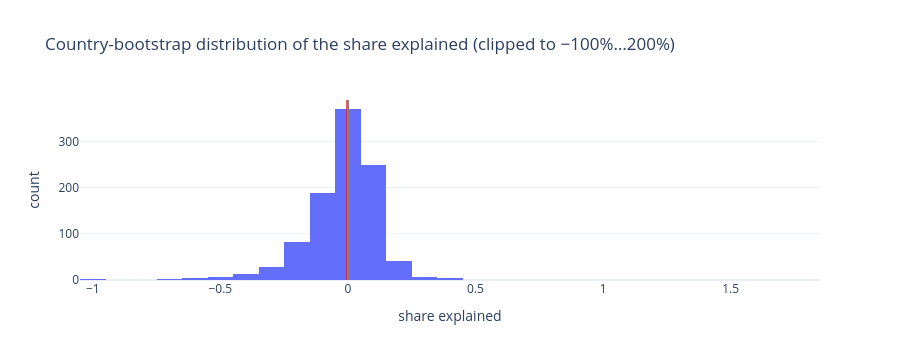

This figure's notebook cell:
### Markdown cell above
## 3 · Primary test: how much do sector, size and leverage explain?
Country bootstrap: resample the 34 countries with replacement, re-estimate the year-only and the composition models (steps 1 and 4), and record the share removed. The 95% interval shows how far this share can be trusted with only 34 countries.

### Code cell
ya, Xa = patsy.dmatrices("roa_pp ~ " + specs["1. fiscal year only"], dd, return_type="dataframe")
yd, Xd = patsy.dmatrices("roa_pp ~ " + specs["4. + leverage (equity ratio)"], dd, return_type="dataframe")
ya, yd = ya.values[:, 0], yd.values[:, 0]
ia, id_ = list(Xa.columns).index("dev_z"), list(Xd.columns).index("dev_z")
Xa, Xd = Xa.values, Xd.values
groups = {iso: np.flatnonzero(dd.iso3.values == iso) for iso in dd.iso3.unique()}
keys = list(groups)
rng = np.random.default_rng(0)
shares = []
for _ in range(999):
    idx = np.concatenate([groups[k] for k in rng.choice(keys, len(keys))])
    ba = np.linalg.lstsq(Xa[idx], ya[idx], rcond=None)[0][ia]
    bd = np.linalg.lstsq(Xd[idx], yd[idx], rcond=None)[0][id_]
    shares.append(1 - bd / ba if ba < 0 else np.nan)          # nothing to explain if the starting link is not negative
shares = np.array(shares)
ok = ~np.isnan(shares)
share = float(peel.loc["4. + leverage (equity ratio)", "share of the first coefficient removed"])
lo, hi = np.nanpercentile(shares, [2.5, 97.5])
p_boot = float((np.sum(shares[ok] <= 0) + 1) / (ok.sum() + 1))
print(f"Share of the development–ROA link explained by sector + size + leverage: {share:.0%} (95% interval {lo:.0%} to {hi:.0%}); one-sided bootstrap p (share ≤ 0) = {p_boot:.3f}; {ok.sum()} of 999 draws had a negative starting link.")
px.histogram(x=np.clip(shares[ok], -1, 2), nbins=50, title="Country-bootstrap distribution of the share explained (clipped to −100%…200%)", labels={"x": "share explained"}, height=360).add_vline(x=share, line_color="red").add_vline(x=0, line_color="grey")

### Figure 1 — Plotly figure (JSON) as saved in the notebook; plotly's stock layout.template omitted (floating-point values rounded to 4 significant figures; data arrays with more than 128 entries replaced by an {"elided": "..."} marker saying what was removed)
{"data": [{"bingroup": "x", "hovertemplate": "share explained=%{x}<br>count=%{y}<extra></extra>", "legendgroup": "", "marker": {"color": "#636efa", "pattern": {"shape": ""}}, "name": "", "nbinsx": 50, "orientation": "v", "showlegend": false, "type": "histogram", "x": {"elided": "999 float values"}, "xaxis": "x", "yaxis": "y"}], "layout": {"barmode": "relative", "height": 360, "legend": {"tracegroupgap": 0}, "shapes": [{"line": {"color": "red"}, "type": "line", "x0": -0.002317, "x1": -0.002317, "xref": "x", "y0": 0, "y1": 1, "yref": "y domain"}, {"line": {"color": "grey"}, "type": "line", "x0": 0, "x1": 0, "xref": "x", "y0": 0, "y1": 1, "yref": "y domain"}], "title": {"text": "Country-bootstrap distribution of the share explained (clipped to −100%…200%)"}, "xaxis": {"anchor": "y", "domain": [0, 1], "title": {"text": "share explained"}}, "yaxis": {"anchor": "x", "domain": [0, 1], "title": {"text": "count"}}}}
